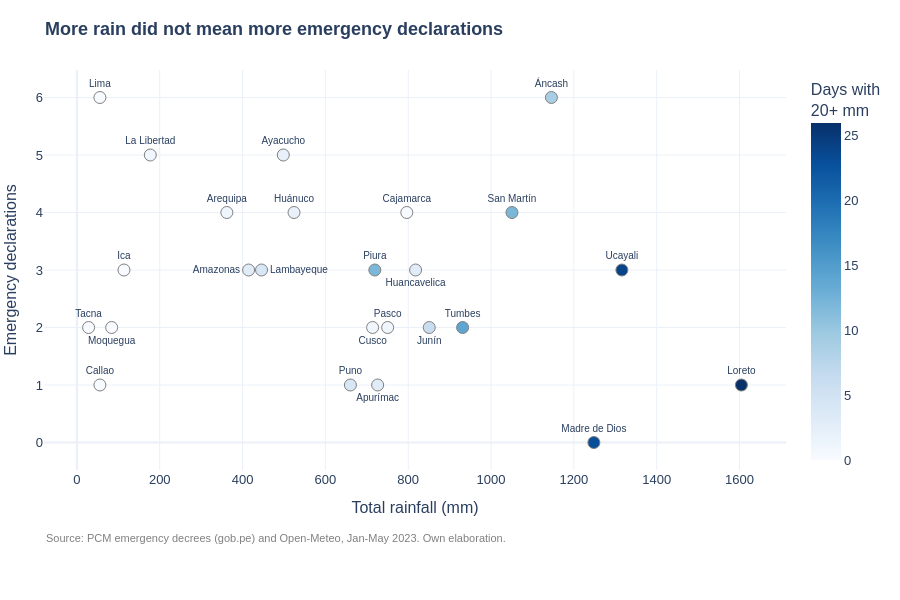

Notebook cell for this chart:
### Markdown cell above
## 4. Rainfall and emergency declarations (scatter plot)

In order to examine the relationship between two numerical variables, a scatter plot was used, in which each point represents a department. Its horizontal position corresponds to the total rainfall recorded between January and May 2023, whereas its vertical position indicates the number of emergency declarations it received. In addition, the color introduces a third variable, namely the number of days with heavy rain (20 mm or more), so that darker blues represent a greater number of such days. Accordingly, if the State declared emergencies where it rains the most, the points would be expected to rise from left to right.

However, the chart does not show this pattern. On the one hand, Loreto, Ucayali and Madre de Dios recorded the highest rainfall and the most days of heavy rain, yet they received between 0 and 3 declarations. On the other hand, Lima received 6 declarations despite recording only 55 mm. Nevertheless, these results should be interpreted with caution, given that rainfall was measured at a single point in each department (its capital). Consequently, the comparison reflects conditions in the capitals rather than across entire territories.

### Code cell
# Labels that overlap go below the point; the rest stay above
abajo = ["Moquegua", "Apurímac", "Cusco", "Junín", "Huancavelica"]
posicion = ["bottom center" if d in abajo else "top center" for d in tabla["departamento"]]

# Two neighbors that need extra space
posicion[tabla.index[tabla["departamento"] == "Amazonas"][0]] = "middle left"
posicion[tabla.index[tabla["departamento"] == "Lambayeque"][0]] = "middle right"

fig = px.scatter(tabla, x="lluvia_total_mm", y="declaratorias",
                 hover_name="departamento", text="departamento",
                 color="dias_lluvia_fuerte", color_continuous_scale="Blues",
                 labels={"lluvia_total_mm": "Total rainfall (mm)",
                         "declaratorias": "Emergency declarations",
                         "dias_lluvia_fuerte": "Days with<br>20+ mm"},
                 title="<b>More rain did not mean more emergency declarations</b>",
                 height=600)
fig.update_traces(textposition=posicion, textfont_size=10,
                  marker=dict(size=12, line=dict(width=1, color="gray")))
fig.update_layout(
    template="plotly_white",
    font=dict(family="Arial", size=13),
    title_font_size=18,
    margin=dict(l=10, r=40, t=70, b=130),
    annotations=[dict(
        text=fuente, showarrow=False, xref="paper", yref="paper",
        x=0, y=-0.15, yanchor="top", font=dict(size=11, color="gray"),
    )],
)
fig.show()
fig_dispersion = fig

### Figure 1 — Plotly figure (JSON) as saved in the notebook; plotly's stock layout.template omitted (floating-point values rounded to 4 significant figures)
{"data": [{"hovertemplate": "<b>%{hovertext}</b><br><br>Total rainfall (mm)=%{x}<br>Emergency declarations=%{y}<br>departamento=%{text}<br>Days with<br>20+ mm=%{marker.color}<extra></extra>", "hovertext": ["Amazonas", "Áncash", "Apurímac", "Arequipa", "Ayacucho", "Cajamarca", "Callao", "Cusco", "Huancavelica", "Huánuco", "Ica", "Junín", "La Libertad", "Lambayeque", "Lima", "Loreto", "Madre de Dios", "Moquegua", "Pasco", "Piura", "Puno", "San Martín", "Tacna", "Tumbes", "Ucayali"], "legendgroup": "", "marker": {"color": [3, 9, 3, 1, 2, 0, 0, 1, 3, 2, 0, 6, 1, 4, 0, 26, 23, 0, 1, 12, 4, 12, 0, 14, 24], "coloraxis": "coloraxis", "line": {"color": "gray", "width": 1}, "size": 12, "symbol": "circle"}, "mode": "markers+text", "name": "", "orientation": "v", "showlegend": false, "text": ["Amazonas", "Áncash", "Apurímac", "Arequipa", "Ayacucho", "Cajamarca", "Callao", "Cusco", "Huancavelica", "Huánuco", "Ica", "Junín", "La Libertad", "Lambayeque", "Lima", "Loreto", "Madre de Dios", "Moquegua", "Pasco", "Piura", "Puno", "San Martín", "Tacna", "Tumbes", "Ucayali"], "textfont": {"size": 10}, "textposition": ["middle left", "top center", "bottom center", "top center", "top center", "top center", "top center", "bottom center", "bottom center", "top center", "top center", "bottom center", "top center", "middle right", "top center", "top center", "top center", "bottom center", "top center", "top center", "top center", "top center", "top center", "top center", "top center"], "type": "scatter", "x": [414.6, 1146.0, 726.2, 362.0, 498.4, 796.6, 55.5, 714.0, 817.8, 524.3, 113.6, 850.8, 177.2, 445.8, 55.5, 1605.0, 1248.0, 83.9, 750.4, 719.4, 660.4, 1050.0, 28.2, 931.4, 1316.0], "xaxis": "x", "y": [3, 6, 1, 4, 5, 4, 1, 2, 3, 4, 3, 2, 5, 3, 6, 1, 0, 2, 2, 3, 1, 4, 2, 2, 3], "yaxis": "y"}], "layout": {"annotations": [{"font": {"color": "gray", "size": 11}, "showarrow": false, "text": "Source: PCM emergency decrees (gob.pe) and Open-Meteo, Jan-May 2023. Own elaboration.", "x": 0, "xref": "paper", "y": -0.15, "yanchor": "top", "yref": "paper"}], "coloraxis": {"autocolorscale": false, "colorbar": {"title": {"text": "Days with<br>20+ mm"}}, "colorscale": [[0.0, "rgb(247,251,255)"], [0.125, "rgb(222,235,247)"], [0.25, "rgb(198,219,239)"], [0.375, "rgb(158,202,225)"], [0.5, "rgb(107,174,214)"], [0.625, "rgb(66,146,198)"], [0.75, "rgb(33,113,181)"], [0.875, "rgb(8,81,156)"], [1.0, "rgb(8,48,107)"]]}, "font": {"family": "Arial", "size": 13}, "height": 600, "legend": {"tracegroupgap": 0}, "margin": {"b": 130, "l": 10, "r": 40, "t": 70}, "title": {"font": {"size": 18}, "text": "<b>More rain did not mean more emergency declarations</b>"}, "xaxis": {"anchor": "y", "domain": [0.0, 1.0], "title": {"text": "Total rainfall (mm)"}}, "yaxis": {"anchor": "x", "domain": [0.0, 1.0], "title": {"text": "Emergency declarations"}}}}
